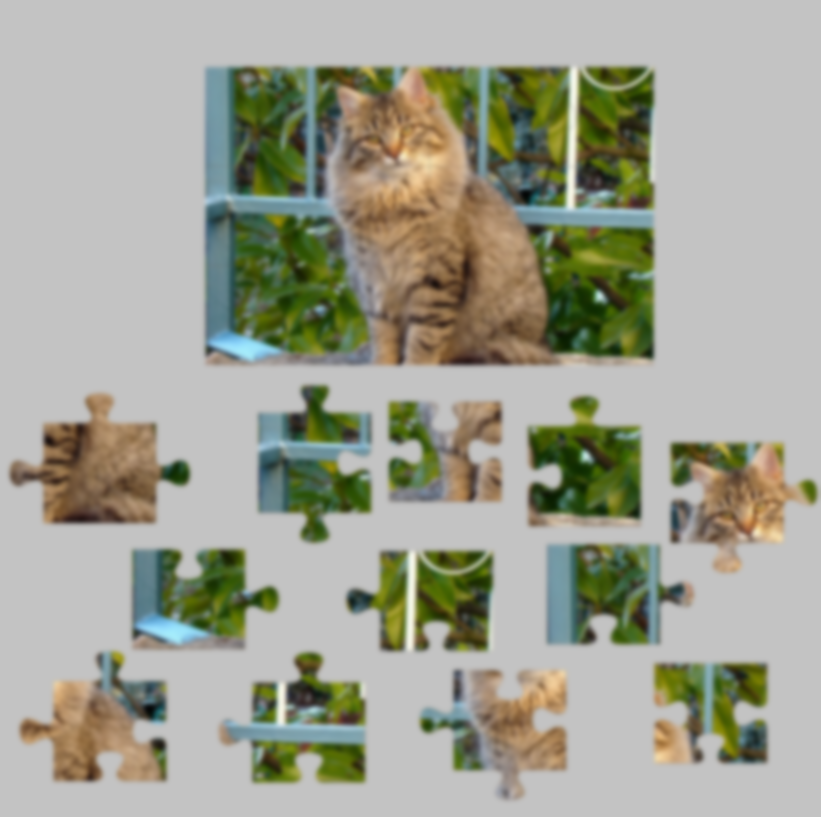
#> input picture pythonRecognitionAndGeneration/bluuuuur.png, 2462 x 2450 px (shown at 1/3 size)
$ python -i PreProcessor.py   (imports and definitions only)
#> lines starting #> are read from the running program, lines starting #| are printed output that depends on the picture; after the words box and inside, x2 and y2 are one past the last pixel; in counts of white or black regions, pixels touching at a corner belong together
#> further down, picture is the input picture: shape (2450, 2462, 3); mean B, G, R 147.4, 161.8, 160.7
import cv2
import imutils
import numpy as np
from timeit import default_timer as timer


class PreProcessor:
    def __init__(self, image):
        self._image = image
        self._startTime = self._endTime = 0

    def getImage(self):
        return self._image

    def getSaturation(self):
        # LAB image coming here.
        saturationChannel = self._image[:, :, 1]
        # Uncomment to see output.
        # cv2.imwrite("saturation.png", saturationChannel)

    def applyContrast(self, alpha, beta):
        self._image = cv2.convertScaleAbs(self._image, alpha=alpha, beta=beta)
        # Uncomment to see output.
        # cv2.imwrite("imgContrast.png", self._image)

    def applyBlur(self, blur):
        self._image = cv2.GaussianBlur(self._image, (blur, blur), 0)
        # Uncomment to see output.
        # cv2.imwrite("blur.png", self._image)

    # [48 lines left out: functions gray, differentGray, differentGray2, pyrMeanShiftFilter, not called in this run]

    def lab(self):
        self._image = cv2.cvtColor(self._image, cv2.COLOR_BGR2LAB)
        # Uncomment to see result.
        # cv2.imwrite("lab.png", self._image)

    def bilateralFilterApply(self):
        self._image = cv2.bilateralFilter(self._image, 10, 45, 45)
        # Uncomment to see output.
        # cv2.imwrite("bilateral.png", self._image)

    # [15 lines left out: functions hueChannel, morphologicalOpen, not called in this run]

    def adaptiveThreshold(self, blockSize, C):
        self._image = cv2.adaptiveThreshold(self._image, 255, cv2.ADAPTIVE_THRESH_GAUSSIAN_C, cv2.THRESH_BINARY,
                                            blockSize, C)
        # Uncomment to see outcome.
        # cv2.imwrite("adaptiveThresh.png", self._image)

    def otsu(self):
        _, self._image = cv2.threshold(self._image, 0, 255, cv2.THRESH_BINARY + cv2.THRESH_OTSU)
        # Uncomment to see output.
        # cv2.imwrite("otsu.png", self._image)

    # [21 lines left out: function basic2D, not called in this run]

    def jigsaw2DV2(self):
        self._startTime = timer()
        topLeftColour = self._image[0, 0]
#> topLeftColour = [195, 195, 195]

        # Create a mask for the background based on colour.
        mask = cv2.inRange(self._image, topLeftColour, topLeftColour)
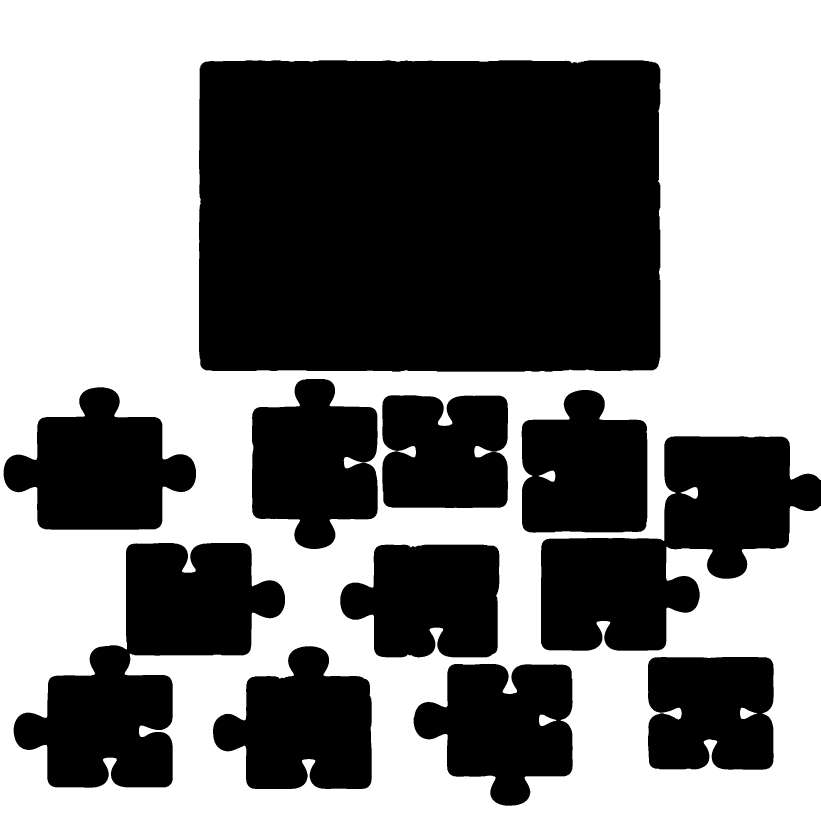
#> mask: shape (2450, 2462) (shown at 1/3 size); 51.6% white; 14 black regions (2 under 20 px), largest, box (x1, y1, x2, y2) and area: (597, 181, 1981, 1115) 1284644, (1623, 1309, 2462, 1952) 275375, (41, 1629, 855, 2363) 273520

        # Invert the mask to get the foreground.
        invertedMask = cv2.bitwise_not(mask)

        # Create a black image for the background and white for foreground and combine them.
        background = np.zeros_like(self._image)
        foreground = np.full_like(self._image, 255)

        result = cv2.bitwise_and(foreground, foreground, mask=invertedMask)
#> foreground: shape (2450, 2462, 3); every value is 255
        result += cv2.bitwise_and(background, background, mask=mask)
#> background: shape (2450, 2462, 3); every value is 0

        grayResult = cv2.cvtColor(result, cv2.COLOR_BGR2GRAY)

        self._image = grayResult

        # Uncomment to see the pieces detected.
        # cv2.imwrite("cema.png", self._image)

        self._endTime = timer()

    def getTimeTaken(self):
        return self._endTime - self._startTime

>>> import cv2
>>> picture = cv2.imread('../bluuuuur.png')
>>> result = PreProcessor(picture).jigsaw2DV2()
